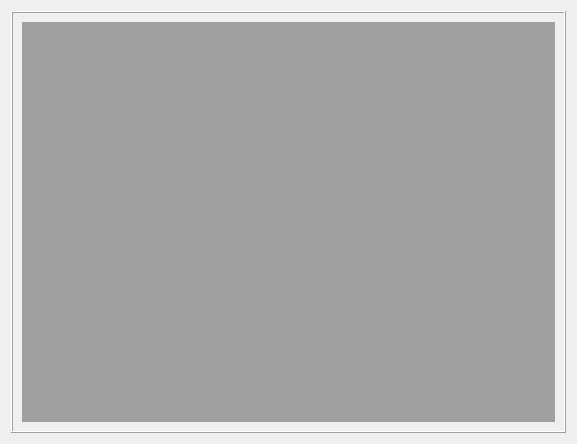
         <widget class="QWidget" name="View_Graphs">
          <layout class="QGridLayout" name="gridLayout_143">
           <item row="0" column="0">
            <widget class="QFrame" name="view_mainframe">
             <property name="maximumSize">
              <size>
               <width>16777215</width>
               <height>16777215</height>
              </size>
             </property>
             <property name="frameShape">
              <enum>QFrame::Box</enum>
             </property>
             <property name="frameShadow">
              <enum>QFrame::Raised</enum>
             </property>
             <layout class="QGridLayout" name="gridLayout_142">
              <item row="0" column="0">
               <widget class="QMdiArea" name="mdiArea">
                <widget class="QWidget" name="subwindow_ESMP">
                 <property name="windowTitle">
                  <string>ESMP</string>
                 </property>
                 <layout class="QGridLayout" name="gridLayout_150">
                  <item row="0" column="0">
                   <widget class="QWidget" name="Subwin_ESMP_Widget" native="true">
                    <layout class="QGridLayout" name="gridLayout_130">
                     <item row="0" column="0" alignment="Qt::AlignTop">
                      <widget class="QLabel" name="label_39">
                       <property name="maximumSize">
                        <size>
                         <width>16777215</width>
                         <height>20</height>
                        </size>
                       </property>
                       <property name="font">
                        <font>
                         <family>Arial</family>
                         <pointsize>10</pointsize>
                         <weight>75</weight>
                         <bold>true</bold>
                        </font>
                       </property>
                       <property name="text">
                        <string>ESM Tracks</string>
                       </property>
                       <property name="alignment">
                        <set>Qt::AlignLeading|Qt::AlignLeft|Qt::AlignTop</set>
                       </property>
                      </widget>
                     </item>
                     <item row="1" column="0">
                      <widget class="QFrame" name="frame_48">
                       <property name="frameShape">
                        <enum>QFrame::Box</enum>
                       </property>
                       <property name="frameShadow">
                        <enum>QFrame::Raised</enum>
                       </property>
                       <layout class="QGridLayout" name="gridLayout_117">
                        <item row="1" column="0">
                         <widget class="QTableWidget" name="View_ESMTable">
                          <property name="enabled">
                           <bool>true</bool>
                          </property>
                          <property name="sizePolicy">
                           <sizepolicy hsizetype="Expanding" vsizetype="Expanding">
                            <horstretch>0</horstretch>
                            <verstretch>0</verstretch>
                           </sizepolicy>
                          </property>
                          <property name="maximumSize">
                           <size>
                            <width>1677725</width>
                            <height>16777215</height>
                           </size>
                          </property>
                          <property name="verticalScrollBarPolicy">
                           <enum>Qt::ScrollBarAlwaysOn</enum>
                          </property>
                          <property name="showDropIndicator" stdset="0">
                           <bool>true</bool>
                          </property>
                          <property name="iconSize">
                           <size>
                            <width>0</width>
                            <height>0</height>
                           </size>
                          </property>
                          <property name="showGrid">
                           <bool>false</bool>
                          </property>
                          <property name="gridStyle">
                           <enum>Qt::SolidLine</enum>
                          </property>
                          <property name="sortingEnabled">
                           <bool>false</bool>
                          </property>
                          <property name="rowCount">
                           <number>0</number>
                          </property>
                          <attribute name="horizontalHeaderCascadingSectionResizes">
                           <bool>false</bool>
                          </attribute>
                          <attribute name="horizontalHeaderDefaultSectionSize">
                           <number>150</number>
                          </attribute>
                          <attribute name="horizontalHeaderHighlightSections">
                           <bool>true</bool>
                          </attribute>
                          <attribute name="horizontalHeaderShowSortIndicator" stdset="0">
                           <bool>false</bool>
                          </attribute>
                          <attribute name="verticalHeaderDefaultSectionSize">
                           <number>100</number>
                          </attribute>
                          <attribute name="verticalHeaderStretchLastSection">
                           <bool>true</bool>
                          </attribute>
                          <column>
                           <property name="text">
                            <string>Start_Frequency</string>
                           </property>
                           <property name="font">
                            <font>
                             <pointsize>10</pointsize>
                             <weight>75</weight>
                             <bold>true</bold>
                            </font>
                           </property>
                          </column>
                          <column>
                           <property name="text">
                            <string>Stop_Frequency</string>
                           </property>
                           <property name="font">
                            <font>
                             <pointsize>10</pointsize>
                             <weight>75</weight>
                             <bold>true</bold>
                            </font>
                           </property>
                          </column>
                          <column>
                           <property name="text">
                            <string>Measured_Frequency</string>
                           </property>
                           <property name="font">
                            <font>
                             <pointsize>10</pointsize>
                             <weight>75</weight>
                             <bold>true</bold>
                            </font>
                           </property>
                          </column>
                          <column>
                           <property name="text">
                            <string>Error</string>
                           </property>
                           <property name="font">
                            <font>
                             <pointsize>10</pointsize>
                             <weight>75</weight>
                             <bold>true</bold>
                            </font>
                           </property>
                          </column>
                         </widget>
                        </item>
                       </layout>
                      </widget>
                     </item>
                    </layout>
                   </widget>
                  </item>
                 </layout>
                </widget>
                <widget class="QWidget" name="subwindow_RFPS">
                 <property name="windowTitle">
                  <string>RFPS</string>
                 </property>
                 <layout class="QGridLayout" name="gridLayout_151">
                  <item row="0" column="0">
                   <widget class="QWidget" name="Subwin_RFPS_Widget" native="true">
                    <layout class="QGridLayout" name="gridLayout_139">
                     <item row="0" column="0">
                      <widget class="QLabel" name="label_56">
                       <property name="maximumSize">
                        <size>
                         <width>16777215</width>
                         <height>30</height>
                        </size>
                       </property>
                       <property name="font">
                        <font>
                         <family>Arial</family>
                         <pointsize>10</pointsize>
                         <weight>75</weight>
                         <bold>true</bold>
                        </font>
                       </property>
                       <property name="text">
                        <string>RFPS</string>
                       </property>
                       <property name="alignment">
                        <set>Qt::AlignLeading|Qt::AlignLeft|Qt::AlignTop</set>
                       </property>
                      </widget>
                     </item>
                     <item row="1" column="0">
                      <widget class="QFrame" name="frame_49">
                       <property name="frameShape">
                        <enum>QFrame::Box</enum>
                       </property>
                       <property name="frameShadow">
                        <enum>QFrame::Raised</enum>
                       </property>
                       <layout class="QGridLayout" name="gridLayout_118">
                        <item row="1" column="0">
                         <widget class="QTableWidget" name="View_RFPSTable">
                          <property name="font">
                           <font>
                            <family>Arial</family>
                            <pointsize>10</pointsize>
                            <weight>50</weight>
                            <bold>false</bold>
                           </font>
                          </property>
                          <property name="verticalScrollBarPolicy">
                           <enum>Qt::ScrollBarAlwaysOn</enum>
                          </property>
                          <attribute name="horizontalHeaderDefaultSectionSize">
                           <number>150</number>
                          </attribute>
                          <attribute name="verticalHeaderCascadingSectionResizes">
                           <bool>false</bool>
                          </attribute>
                          <attribute name="verticalHeaderDefaultSectionSize">
                           <number>100</number>
                          </attribute>
                          <attribute name="verticalHeaderStretchLastSection">
                           <bool>true</bool>
                          </attribute>
                          <column>
                           <property name="text">
                            <string>Start_Frequency</string>
                           </property>
                           <property name="font">
                            <font>
                             <family>MS Shell Dlg 2</family>
                             <pointsize>10</pointsize>
                             <weight>75</weight>
                             <bold>true</bold>
                            </font>
                           </property>
                          </column>
                          <column>
                           <property name="text">
                            <string>Stop_Frequency</string>
                           </property>
                           <property name="font">
                            <font>
                             <family>MS Shell Dlg 2</family>
                             <weight>75</weight>
                             <bold>true</bold>
                            </font>
                           </property>
                          </column>
                          <column>
                           <property name="text">
                            <string>Measured_Frequency</string>
                           </property>
                           <property name="font">
                            <font>
                             <family>MS Shell Dlg 2</family>
                             <pointsize>10</pointsize>
                             <weight>75</weight>
                             <bold>true</bold>
                            </font>
                           </property>
                          </column>
                          <column>
                           <property name="text">
                            <string>Error</string>
                           </property>
                           <property name="font">
                            <font>
                             <family>MS Shell Dlg 2</family>
                             <pointsize>10</pointsize>
                             <weight>75</weight>
                             <bold>true</bold>
                            </font>
                           </property>
                          </column>
                         </widget>
                        </item>
                       </layout>
                      </widget>
                     </item>
                    </layout>
                   </widget>
                  </item>
                 </layout>
                </widget>
                <widget class="QWidget" name="subwindow_Error">
                 <property name="windowTitle">
                  <string>Error</string>
                 </property>
                 <layout class="QGridLayout" name="gridLayout_152">
                  <item row="0" column="0">
                   <widget class="QWidget" name="Subwin_Error_Widget" native="true">
                    <layout class="QGridLayout" name="gridLayout_132">
                     <item row="0" column="0">
                      <widget class="QLabel" name="label_40">
                       <property name="maximumSize">
                        <size>
                         <width>16777215</width>
                         <height>20</height>
                        </size>
                       </property>
                       <property name="font">
                        <font>
                         <family>Arial</family>
                         <pointsize>10</pointsize>
                         <weight>75</weight>
                         <bold>true</bold>
                        </font>
                       </property>
                       <property name="text">
                        <string>Error Graphs</string>
                       </property>
                       <property name="alignment">
                        <set>Qt::AlignLeading|Qt::AlignLeft|Qt::AlignTop</set>
                       </property>
                      </widget>
                     </item>
                     <item row="1" column="0">
                      <widget class="QFrame" name="frame_50">
                       <property name="frameShape">
                        <enum>QFrame::Box</enum>
                       </property>
                       <property name="frameShadow">
                        <enum>QFrame::Raised</enum>
                       </property>
                       <layout class="QGridLayout" name="gridLayout_119">
                        <item row="1" column="0">
                         <widget class="GraphicsLayoutWidget" name="View_ErrorGraph" native="true"/>
                        </item>
                       </layout>
                      </widget>
                     </item>
                    </layout>
                   </widget>
                  </item>
                 </layout>
                </widget>
                <widget class="QWidget" name="subwindow_Polar">
                 <property name="windowTitle">
                  <string>Polar</string>
                 </property>
                 <layout class="QGridLayout" name="gridLayout_153">
                  <item row="0" column="0">
                   <widget class="QWidget" name="Subwin_Polar_Widget" native="true">
                    <layout class="QGridLayout" name="gridLayout_131">
                     <item row="0" column="0">
                      <widget class="QLabel" name="label_41">
                       <property name="maximumSize">
                        <size>
                         <width>16777215</width>
                         <height>20</height>
                        </size>
                       </property>
                       <property name="font">
                        <font>
                         <family>Arial</family>
                         <pointsize>10</pointsize>
                         <weight>75</weight>
                         <bold>true</bold>
                        </font>
                       </property>
                       <property name="text">
                        <string>Polar Plot</string>
                       </property>
                       <property name="alignment">
                        <set>Qt::AlignLeading|Qt::AlignLeft|Qt::AlignTop</set>
                       </property>
                      </widget>
                     </item>
                     <item row="1" column="0">
                      <widget class="QFrame" name="frame_51">
                       <property name="frameShape">
                        <enum>QFrame::Box</enum>
                       </property>
                       <property name="frameShadow">
                        <enum>QFrame::Raised</enum>
                       </property>
                       <layout class="QGridLayout" name="gridLayout_120">
                        <item row="2" column="0">
                         <widget class="GraphicsLayoutWidget" name="View_PolarPlot" native="true"/>
                        </item>
                       </layout>
                      </widget>
                     </item>
                    </layout>
                   </widget>
                  </item>
                 </layout>
                </widget>
                <widget class="QWidget" name="subwindow_Scatter">
                 <property name="windowTitle">
                  <string>Scatter</string>
                 </property>
                 <layout class="QGridLayout" name="gridLayout_154">
                  <item row="0" column="0">
                   <widget class="QWidget" name="Subwin_Scatter_Widget" native="true">
                    <layout class="QGridLayout" name="gridLayout_109">
                     <item row="0" column="0">
                      <widget class="QLabel" name="label_42">
                       <property name="maximumSize">
                        <size>
                         <width>16777215</width>
                         <height>20</height>
                        </size>
                       </property>
                       <property name="font">
                        <font>
                         <family>Arial</family>
                         <pointsize>10</pointsize>
                         <weight>75</weight>
                         <bold>true</bold>
                        </font>
                       </property>
                       <property name="text">
                        <string>Scatter Plot</string>
                       </property>
                       <property name="alignment">
                        <set>Qt::AlignLeading|Qt::AlignLeft|Qt::AlignTop</set>
                       </property>
                      </widget>
                     </item>
                     <item row="1" column="0">
                      <widget class="QFrame" name="frame_56">
                       <property name="frameShape">
                        <enum>QFrame::Box</enum>
                       </property>
                       <property name="frameShadow">
                        <enum>QFrame::Raised</enum>
                       </property>
                       <layout class="QGridLayout" name="gridLayout_140">
                        <item row="0" column="0">
                         <widget class="GraphicsLayoutWidget" name="View_ScatterPlot" native="true"/>
                        </item>
                       </layout>
                      </widget>
                     </item>
                    </layout>
                   </widget>
                  </item>
                 </layout>
                </widget>
                <widget class="QWidget" name="subwindow_Hist">
                 <property name="windowTitle">
                  <string>Hist</string>
                 </property>
                 <layout class="QGridLayout" name="gridLayout_155">
                  <item row="0" column="0">
                   <widget class="QWidget" name="Subwin_Hist_Widget" native="true">
                    <layout class="QGridLayout" name="gridLayout_141">
                     <item row="0" column="0">
                      <widget class="QLabel" name="label_57">
                       <property name="maximumSize">
                        <size>
                         <width>16777215</width>
                         <height>20</height>
                        </size>
                       </property>
                       <property name="font">
                        <font>
                         <family>Arial</family>
                         <pointsize>10</pointsize>
                         <weight>75</weight>
                         <bold>true</bold>
                        </font>
                       </property>
                       <property name="text">
                        <string>Histogram</string>
                       </property>
                       <property name="alignment">
                        <set>Qt::AlignLeading|Qt::AlignLeft|Qt::AlignTop</set>
                       </property>
                      </widget>
                     </item>
                     <item row="1" column="0">
                      <widget class="QFrame" name="frame_55">
                       <property name="frameShape">
                        <enum>QFrame::Box</enum>
                       </property>
                       <property name="frameShadow">
                        <enum>QFrame::Raised</enum>
                       </property>
                       <layout class="QGridLayout" name="gridLayout_116">
                        <item row="2" column="0">
                         <widget class="GraphicsLayoutWidget" name="view_hist" native="true"/>
                        </item>
                       </layout>
                      </widget>
                     </item>
                    </layout>
                   </widget>
                  </item>
                 </layout>
                </widget>
               </widget>
              </item>
             </layout>
            </widget>
           </item>
          </layout>
         </widget>
